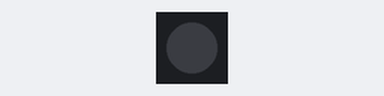
Bench run of a sketch on a simulated ESP32-S3. Shown: 1 RGB LEDs in strip order, left to right. Dim RGB values are drawn brighter than linear; what the sketch prints to the serial monitor is not drawn.

Above: at 0.5 s.
At 1.5 s:
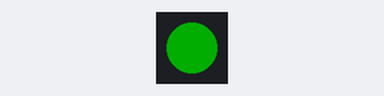
At 3.5 s:
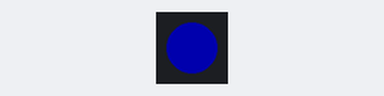
At 5.5 s:
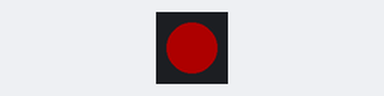
Timing chart, 0 to 6.9 s (numbered marks = the images above):
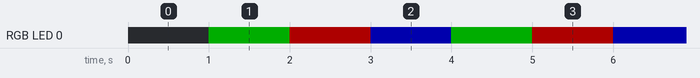

The sketch:

blink.ino
```cpp
/**
 * The onboard WS2812B RGB LED is connected to GPIO38.
 * Since this is serial RGB LED, a compatible library
 * to drive it is the Adafruit Neopixel library.
 */

#include <Arduino.h>
#include <Adafruit_NeoPixel.h>

#define RGB_LED_PIN 38
#define RGB_BRIGHTNESS 50
Adafruit_NeoPixel grbLed(1, RGB_LED_PIN, NEO_GRB + NEO_KHZ800);

void setup()
{
    Serial.begin(115200);
    while (!Serial) delay(10);
    Serial.println("Setup complete");
    grbLed.begin();
    grbLed.setBrightness(RGB_BRIGHTNESS);
}

void loop()
{
    delay(1000);
    grbLed.setPixelColor(0, grbLed.Color(0, 255, 0)); // Red
    grbLed.show();
    delay(1000);
    grbLed.setPixelColor(0, grbLed.Color(255, 0, 0)); // Green
    grbLed.show();
    delay(1000);
    grbLed.setPixelColor(0, grbLed.Color(0, 0, 255)); // Blue
    grbLed.show();
}
```

Measured:
- by itself, RGB LED 0: repeats every 3.0 s: RGB(50, 0, 0) 1.0 s, RGB(0, 0, 50) 1.0 s, RGB(0, 50, 0) 1.0 s
- by itself, everything shown: repeats every 3.0 s, in 3 steps
